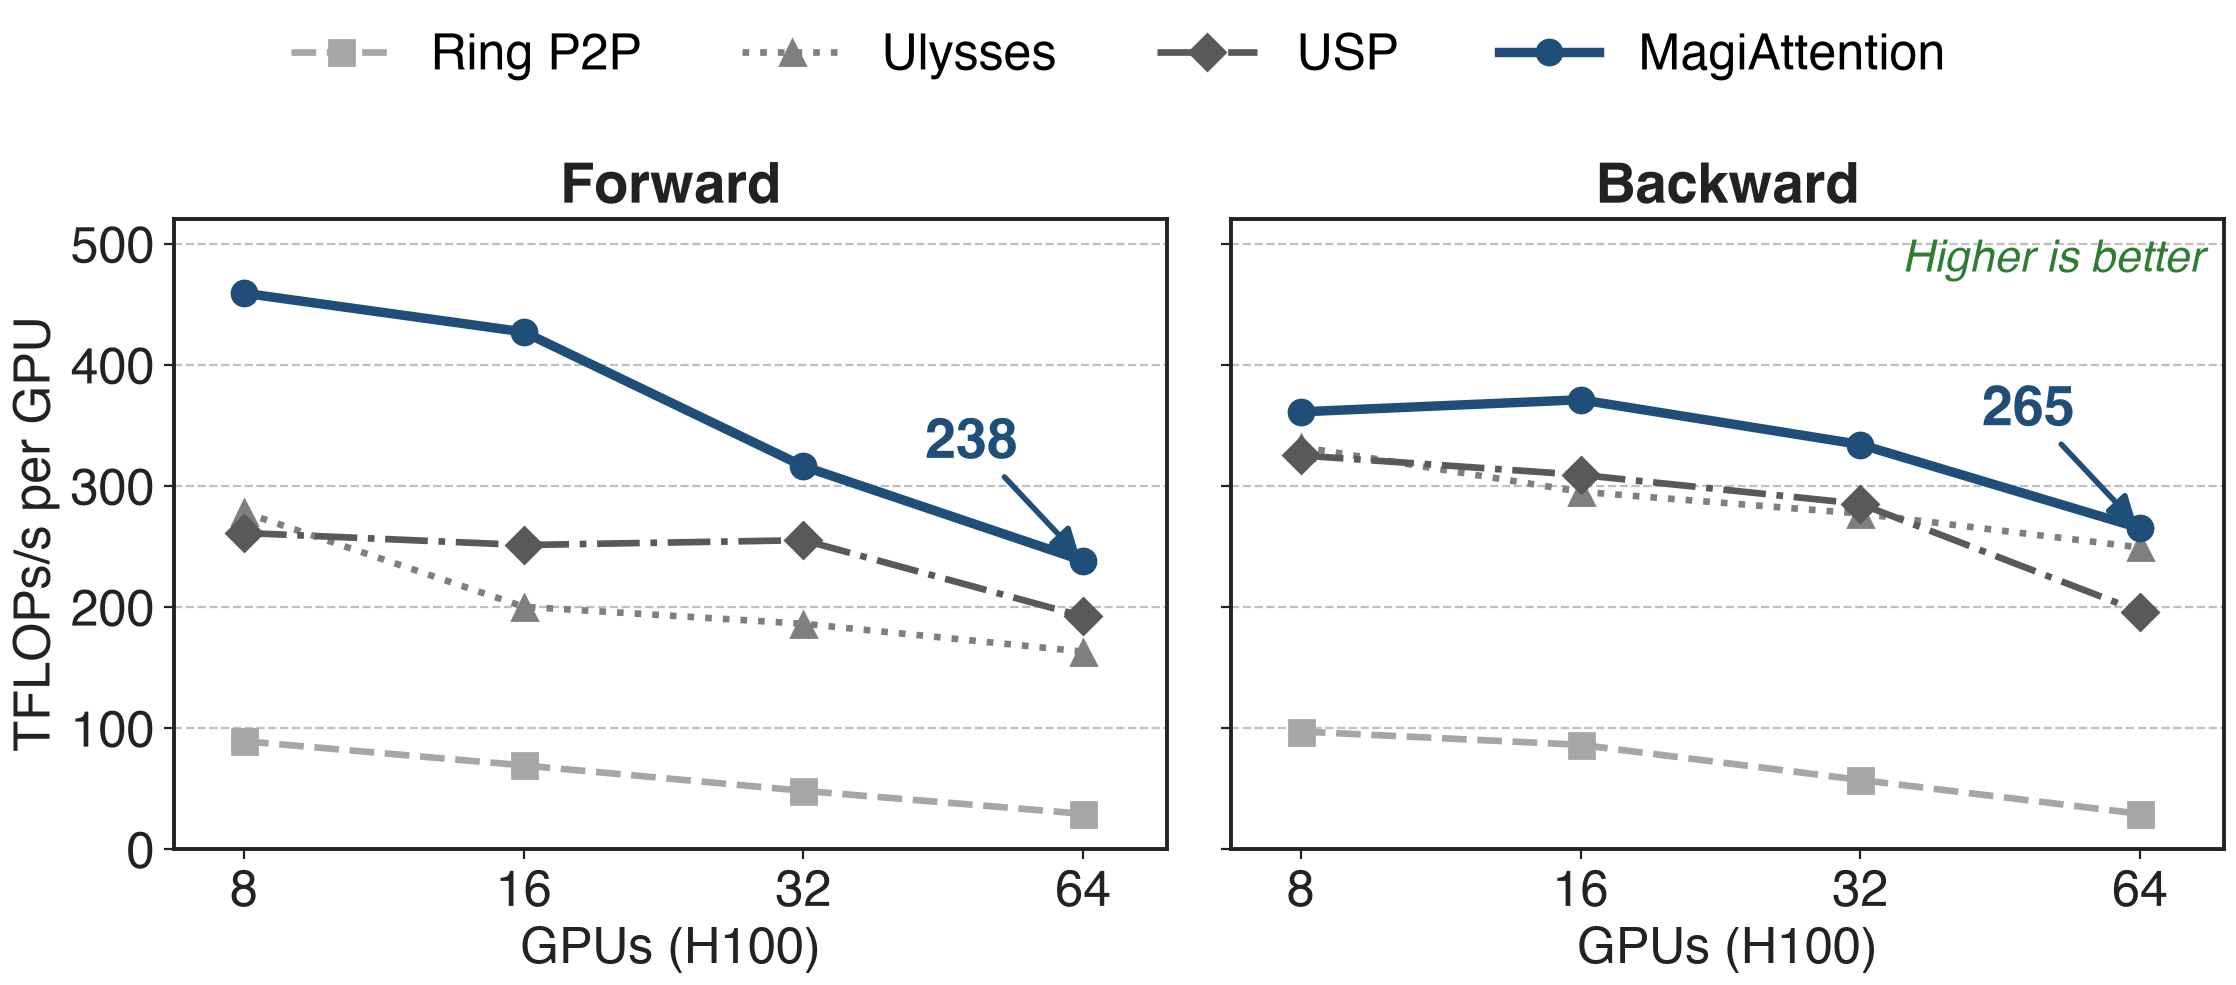

This figure's Python source:
"""Distributed attention throughput per GPU vs CP size, varlen causal mask, H100 (8K tokens per GPU, so
64K-512K tokens in total). Values pixel-read from the MagiAttention CP-benchmark blog, Fig. 50 (fwd) and
Fig. 51 (bwd) (notes/chart_readings.txt). MagiAttention = native group-collective backend.
Not shown (in notes): Ring AllGather, LoongTrain, Megatron HybridCP."""
import sys, pathlib
sys.path.insert(0, str(pathlib.Path(__file__).resolve().parents[3] / "scripts"))
import slidechart as sc

gpus = [8, 16, 32, 64]
data = {
    "fwd": {"Ring P2P": [89, 69, 48, 29], "Ulysses": [278, 200, 186, 163], "USP": [261, 251, 255, 192],
            "MagiAttention": [459, 427, 316, 238]},
    "bwd": {"Ring P2P": [97, 86, 57, 29], "Ulysses": [332, 295, 277, 249], "USP": [325, 309, 285, 196],
            "MagiAttention": [361, 371, 334, 265]},
}
style = {"Ring P2P": (sc.GRAYS[1], "s", "--"), "Ulysses": (sc.GRAYS[2], "^", ":"),
         "USP": (sc.GRAYS[3], "D", "-."), "MagiAttention": (sc.ACCENT, "o", "-")}

sc.setup()
fig, axes = sc.figure("full", 1, 2, sharey=True)
for ax, (pas, series) in zip(axes, data.items()):
    for name, ys in series.items():
        c, m, ls = style[name]
        ax.plot(range(4), ys, color=c, marker=m, linestyle=ls, label=name,
                linewidth=3.4 if name == "MagiAttention" else 2.4)
    ax.set_xticks(range(4))
    ax.set_xticklabels([str(g) for g in gpus])
    ax.set_xlabel("GPUs (H100)")
    ax.set_title("Forward" if pas == "fwd" else "Backward", fontsize=20, fontweight="bold", color=sc.INK)
    ax.set_ylim(0, 520)
    m = series["MagiAttention"][-1]
    ax.set_xlim(-0.25, 3.3)
    ax.annotate(f"{m}", xy=(3, m), xytext=(2.6, m + 85), ha="center", color=sc.ACCENT, fontsize=20,
                fontweight="bold", arrowprops=dict(arrowstyle="-|>", color=sc.ACCENT, lw=2))
axes[0].set_ylabel("TFLOPs/s per GPU")
handles, labels = axes[0].get_legend_handles_labels()
fig.legend(handles, labels, loc="lower center", bbox_to_anchor=(0.5, 0.98), ncol=4, frameon=False)
sc.better(axes[1], "Higher is better", where="upper right")
fig.tight_layout()
sc.save(fig, __file__)
